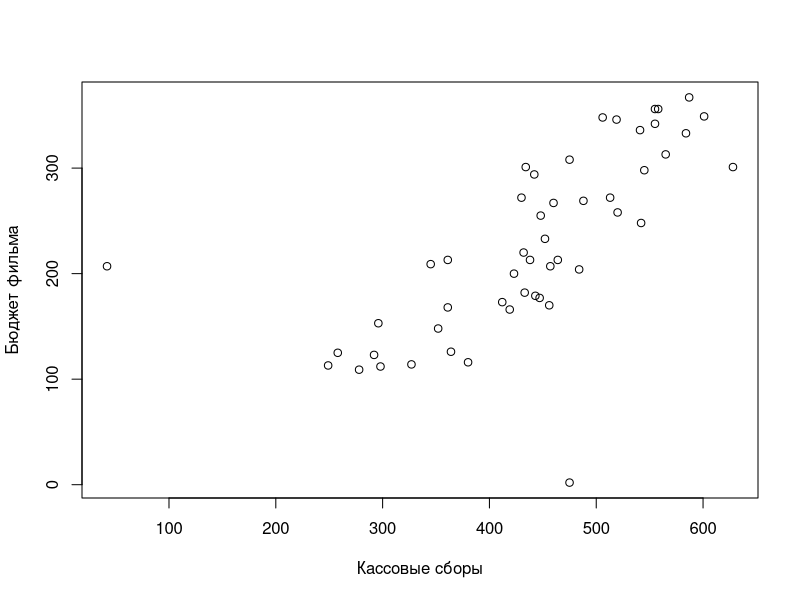
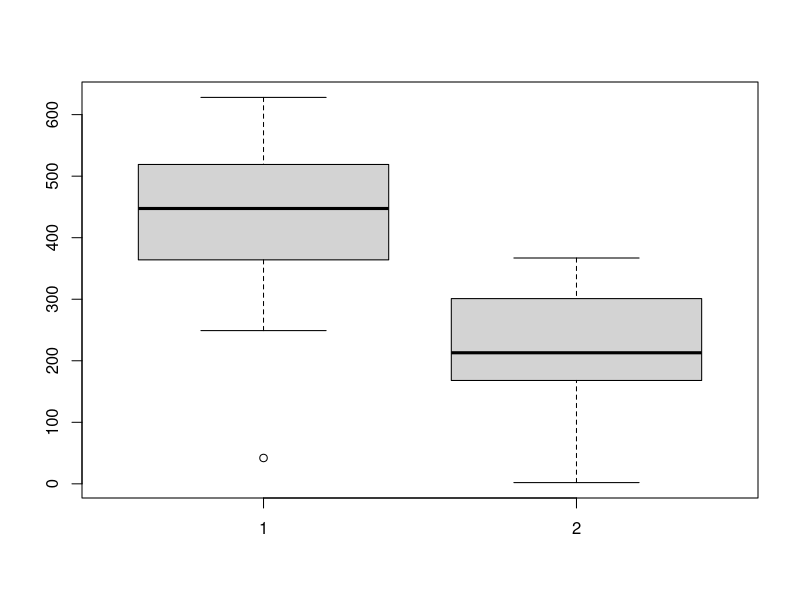
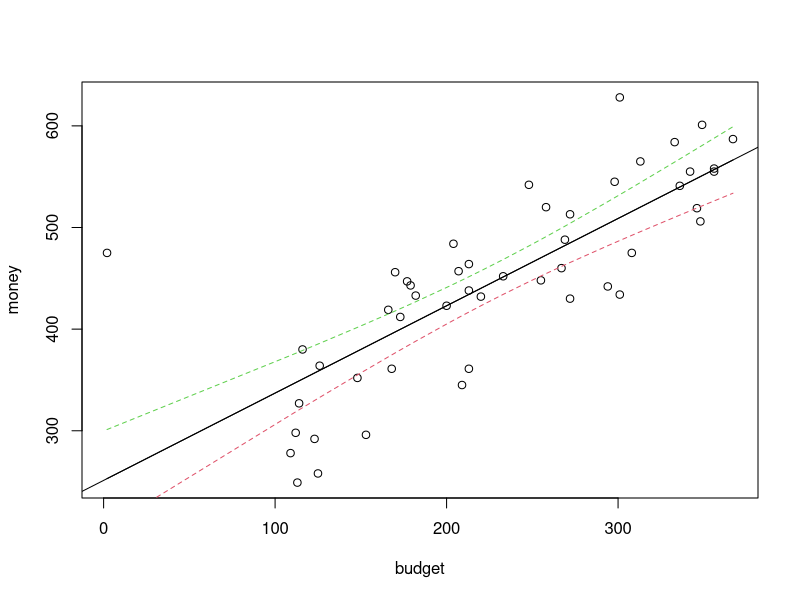
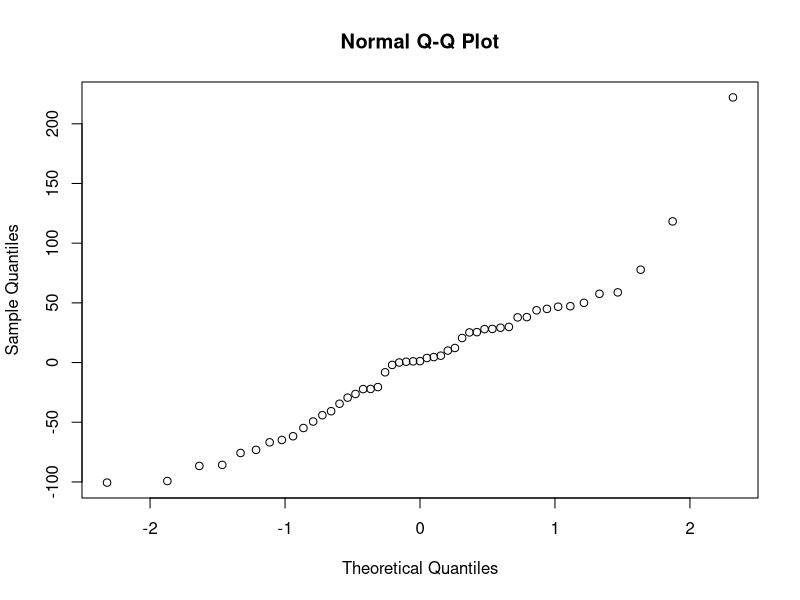

The R source for these figures, in order:
# Парная регрессия

#1. Построить диаграмму рассеяния
# показывает вид и тесноту взаимосвязи между парами данных
setwd("/Users/macbook/Documents/university/R/Lab6")
getwd()

x=read.table('Kassovye.txt', header=TRUE)
x

plot(x$money, x$budget, type='p', xlab='Кассовые сборы', ylab='Бюджет фильма')


#2.Найти коэффициент корреляции
# Для выборки budget нормальность принимается, а для money – нет
shapiro.test(x$money);
shapiro.test(x$budget);

# корректнее использовать непараметрический коэффициент ранговой корреляции Спирмена
cor.test(x$money,x$budget,method = "spearman")
# 3. Провести анализ на выбросы с помощью коробок с усами.

boxplot(x$money,  x$budget)

x=x[-39,]
x
shapiro.test(x$money)
shapiro.test( x$budget)
cor.test(x$money, x$budget)

#4. Построить регрессионную модель:

x=x[order(x$budget),]
x
#найти оценки коэффициентов модели:
regresion=lm(money~budget, data=x)
regresion$coefficient
#зависимости
summary(regresion)
fisher.test(x, simulate.p.value = TRUE)

# 5.Построить графики линии регрессии и границ доверительных интервалов
# Графическое выражение регрессионного уравнения называют линией регрессии. 
# Линия регрессии выражает наилучшее предсказание зависимой переменной (Y)
# по независимым переменным (X).
# relationship between a scalar response and one or more explanatory variables


plot(money~budget, data=x)
abline(regresion)
# Доверительный интервал для линии регрессии:
test=predict(regresion,interval='conf', level=0.95)
matlines(x$budget, cbind(test), lty=c(1,2,2))


# 6. Провести анализ остатков модели

residuals=regresion$residuals
shapiro.test(residuals)
qqnorm(residuals)


# 7. Задать произвольное значение бюджета и построить прогнозное значение кассовых сборов

budget = 70
p = c(1, budget)
prognos = regresion$coefficients%*%p
prognos

